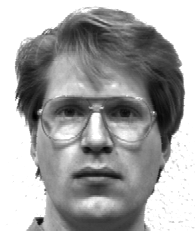
#> input picture INPUT/TRAIN/subject01.glasses.pgm, 195 x 231 px; its folder holds only this picture in this run
$ python PCA_Face_Recognition.py
#> lines starting #> are read from the running program, lines starting #| are printed output that depends on the picture
'''
PCA_FACE.py
Created by Yakup Gorur (040130052) on 01 May 2018.
Copyright © 2018 Yakup Gorur. All rights reserved.

Digital Signal Processing Design and Application 2017-2018 Spring
Homework 7
Lecturer: Prof. Dr. Bilge Gunsel, Research Assistant Yağmur Sabucu

'''

import os
import sys
import cv2
import numpy as np
import matplotlib
import matplotlib.pyplot as plt

'''__________________________USER SELECTED AREA___________________________'''

# Directory containing images
dirNameTrain = 'INPUT/TRAIN'
dirNameTest	 = 'INPUT/TEST'
OUT_Path     = 'OUT/'
reconstruct_Path = 'OUT/Reconstruct_All_eigen/'
reconstruct_K_Path ='OUT/Reconstruct_K_eigen/'

# Ratio, Selecting best eigen vectors
S1_ratio_S	 = 80

'''__________________________USER SELECTED AREA___________________________'''

# Select best K eigenValues
def Specify_K_eigenvalues(eigenValues, sum_eigenValues, percent):

	for i in range(0, len(eigenValues)):
		if ( ( np.sum(eigenValues[:i]) / sum_eigenValues ) * 100 ) > percent :
			return i

	return None

# Convert the face vector to images and then Write the images
def WriteImages(facevectors, size, path):

	for i in range(0, facevectors.shape[1]):
		image = facevectors[:,i].reshape(size)
		image = image.astype(int)
		cv2.imwrite(path + 'Resim' + str(i) + '.jpg', image)

	return True

# Read a txt file as matrix
def ReadFromFile(filename, string):
	print('reading -' + str(string) +  '- from' + str(filename), end=' ... ', flush=True)
	file = cv2.FileStorage(filename, cv2.FILE_STORAGE_READ)
	matrix = file.getNode(string).mat()
	file.release()
	print('DONE')
	return matrix

# Save a matrix as txt
def WritetoFile(filename, string, matrix):
	print('Writing -' + str(string) +  '- to ' + filename, end=' ... ', flush=True)
	file = cv2.FileStorage(filename, cv2.FILE_STORAGE_WRITE)
	file.write(str(string), matrix)
	file.release()
	print('DONE')

# Find eigenValues and eigenVectors of a Matrix
def Find_Eigen(matrix) :
	eigenVectors , eigenValues , _ = np.linalg.svd(matrix, full_matrices = False )
	sort = eigenValues.argsort()[::-1]
	eigenValues = eigenValues[sort]
	eigenVectors = eigenVectors[:,sort]
	return eigenValues,eigenVectors

# Create Data Matrix which keeping the images as a single column
def CreateDataMatrix(images):
	print('Creating data matrix',end=' ... ', flush=True)

	numImages = len(images)
	sz = images[0].shape
	data = np.zeros(( sz[0] * sz[1], numImages), dtype=np.float32)
	for i in range(0, numImages):
		image = images[i].flatten()

		data[:,i] = image

	print('DONE')
	return data

# Read all of the Images in a folder
def ReadImages(path):
#> called with path = 'INPUT/TRAIN'
	print('Reading images from ' + path, end=' ... ', flush=True)
	# Create array of array of images.
	images = []
	# List all files in the directory and read points from text files one by one
	for filePath in sorted(os.listdir(path)):
		fileExt = os.path.splitext(filePath)[1]
		if fileExt in ['.jpg', '.jpeg', '.pgm']:
			# Add to array of images
			imagePath = os.path.join(path, filePath)
			im = cv2.imread(imagePath)
#> im is the input picture: shape (231, 195, 3); min 0, max 255, mean 163.7
			im = cv2.cvtColor(im, cv2.COLOR_BGR2GRAY)
#> im: shape (231, 195)

			if im is None :
				print('image:{} not read properly'.format(imagePath))
			else :
				# Convert image to floating point
				im = np.float32(im)
				# Add image to list
				images.append(im)
				# Flip image
				#imFlip = cv2.flip(im, 1);
				# Append flipped image
				#images.append(imFlip)

	numImages = len(images) / 2
#> numImages = 0.5
	# Exit if no image found
	if numImages == 0 :
		print('No images found')
		sys.exit(0)

	print(str(numImages) + ' files read.')
#| 0.5 files read.

	return images

if __name__ == '__main__':

	''' -------------------------------a-------------------------------------
	Read N face images from the training set and obtain the covariance matrix C.
	'''
	# Read images
	train_images = ReadImages(dirNameTrain)
#> train_images = 1 item

	# Create face matrix for PCA.
	face_vector = CreateDataMatrix(train_images)
#> in CreateDataMatrix, `numImages = len(images)`: numImages = 1

	# Size of images
	sz = train_images[0].shape
#> sz = (231, 195)
	number_train_images= face_vector.shape[1]
#> number_train_images = 1

	# Find average_face_vector, sum(all image vectors)/number(images).
	average_face_vector = np.mean(face_vector, axis=1)
	average_face_vector.shape = (len(average_face_vector), 1)

	# Subtract average_face_vector from every image vector.
	sub_face_vector = np.zeros(face_vector.shape, dtype=np.float32)
	sub_face_vector = face_vector - average_face_vector

	# Calculate covariance matrix of above matrix -> C = A*transpose(A)
	covariance_matrix = np.dot(sub_face_vector.T, sub_face_vector)
#> covariance_matrix = [0]
	covariance_matrix /= number_train_images

	''' -------------------------------b and c----------------------------------
	b-) Calculate eigen values of C and order them by using a sorting algorithm.
	Report the details of your sorting algorithm.Plot the ordered E eigen values

	c-) Calculate eigen vectors corresponding to E eigen values and
	write these vectors into a file named as EV.txt.
	'''

	# Find eigenvectors and eigenvalues of above covariance matrix.
	# eigenvalues arranged to match with associated eigenvector
	print('Calculating PCA ', end=' ... ', flush=True)
	eigenValues, eigenVectors = Find_Eigen(sub_face_vector)
#> eigenValues = [0]
	print ('DONE')
	print("eigenvector", eigenVectors.shape )
#| eigenvector (45045, 1)

	# Plot the ordered eigen values.
	fig = plt.figure()
	ax1 = plt.axes()
	ax1.plot(eigenValues)
	plt.title('eigenValues Ordered')
	plt.ylabel('Value of eigenValues')
	plt.xlabel('index number')
	plt.show()
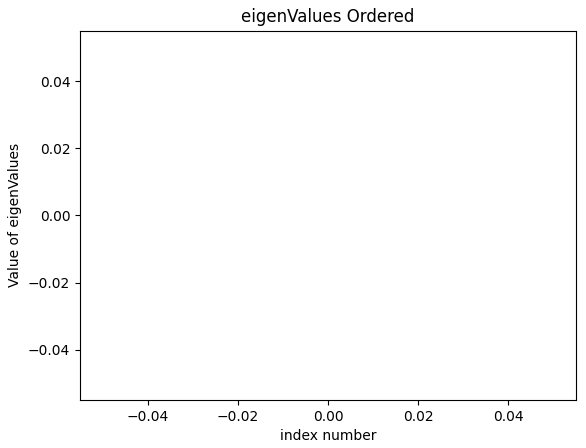
#> figure drawn by matplotlib, 1 panel

	#Write the eigen values
	WritetoFile(OUT_Path + 'EV.txt','eigenVectors', eigenVectors)

	''' -------------------------------d---------------------------------------
	d-) Transform the used N face images into a new vector space V
	by using all of the eigenvectors (Use EV.txt).

		Write the weights into Weights.txt.
	'''
	# Calculate weights
	weights = np.dot(eigenVectors.T, sub_face_vector)
#> weights = [0]

	# Write weights
	WritetoFile(OUT_Path + 'Weights.txt','Weights', weights)

	''' -------------------------------e---------------------------------------
	e-) Reconstruct N face images as a linear combination of bases of the 'V'
	(use EV.txt and Weights.txt). Write the reconstructed images as jpg files.
	'''
	plt.imshow
	# Reconstruct from 'V' Space
	reconstructed_image_vector = average_face_vector + np.dot(eigenVectors, weights)

	# Write Reconstructed Images
	WriteImages(reconstructed_image_vector, sz, reconstruct_Path)


	''' -------------------------------f---------------------------------------
	f-) Calculate the difference images between
	the N original face images and the reconstructed images.

		Calculate the mean squared error and report the reconstruction error RE1.
	'''
	#Mean Square error between all original and reconstructed images
	MSE = np.sum( np.square(face_vector - reconstructed_image_vector) ) / (face_vector.shape[1] * face_vector.shape[0] )
#> MSE = 0
	print('Mean Squared Error of the reconstructed face RE1: ' + str(MSE))
#| Mean Squared Error of the reconstructed face RE1: 0.0

	''' -------------------------------g---------------------------------------
	g-) Report sum of E eigen values as S.
		Specify K, the number of important eigen values by checking the ratio of (S1/S)
	where S1 denotes sum of the used eigen values.
		Write the selected eigen vectors into a file named as EVK.txt.
	'''

	# sum of eigen values
	print('Calculating the sum of the eigen values', end=' ... ', flush=True)
	sum_eigenValues = np.sum(eigenValues)
#> sum_eigenValues = 0
	print('DONE')
	print('sum of the eigen values = ' + str(sum_eigenValues))
#| sum of the eigen values = 0.0

	# Calculate the important eigen values
	print('Calculating the number of important eigen values for S1/S = %' + str(S1_ratio_S), end=' ... ', flush=True)
	K = Specify_K_eigenvalues(eigenValues, sum_eigenValues, S1_ratio_S)
#> the loop in Specify_K_eigenvalues, `for i in range(0, len(eigenValues)):` made 1 pass
	print('DONE')
	print('total number of eigen values = {} the number of important eigen values K= {}'.format(len(eigenValues), K) )
#| total number of eigen values = 1 the number of important eigen values K= None

	# Select important eigen values
	selected_eigenVectors = eigenVectors[:,0:K]

	# Writing the selected eigen vectors
	WritetoFile(OUT_Path + 'EVK.txt','selected_eigenvalues', selected_eigenVectors )

	''' -------------------------------h---------------------------------------
	h-) Transform the used N face images into a new vector space VK
	by using selected K eigen vectors (Use EVK.txt).

		Write the weights into WeightsK.txt.
	'''
	# Transform the Images in  VK space using K eigenVectors
	weightsK = np.dot(selected_eigenVectors.T, sub_face_vector)
#> weightsK = [0]

	# Writes the weights
	WritetoFile(OUT_Path + 'WeightsK.txt','WeightsK', weightsK)

	''' -------------------------------i---------------------------------------
	i-) Repeat steps (e) and (f) for the new vector space VK and
	report the reconstruction error RE2. (use EVK.txt and WeightsK.txt).
	'''

	reconstructed_image_vectorK = average_face_vector + np.dot(selected_eigenVectors, weightsK)
	WriteImages(reconstructed_image_vectorK, sz, reconstruct_K_Path)
	MSE_K = np.sum( np.square(face_vector - reconstructed_image_vectorK) ) / (face_vector.shape[1] * face_vector.shape[0] )
#> MSE_K = 0
	print('Mean Squared Error of the reconstructed face RE2: ' + str(MSE_K))
#| Mean Squared Error of the reconstructed face RE2: 0.0

	''' -------------------------------j---------------------------------------
	j-) j. Compare RE1 and RE2. Are they equal or not? Why?
	'''
	''' -------------------------------k---------------------------------------
	k-) Read T face images from the test set and
	transform them into the vector space V by using EV.txt.

		Write the weights into WeightsT.txt.
	'''

	# Read test images
	test_images = ReadImages(dirNameTest)
#> (the run stopped early here; a loop or call above may not have finished)
